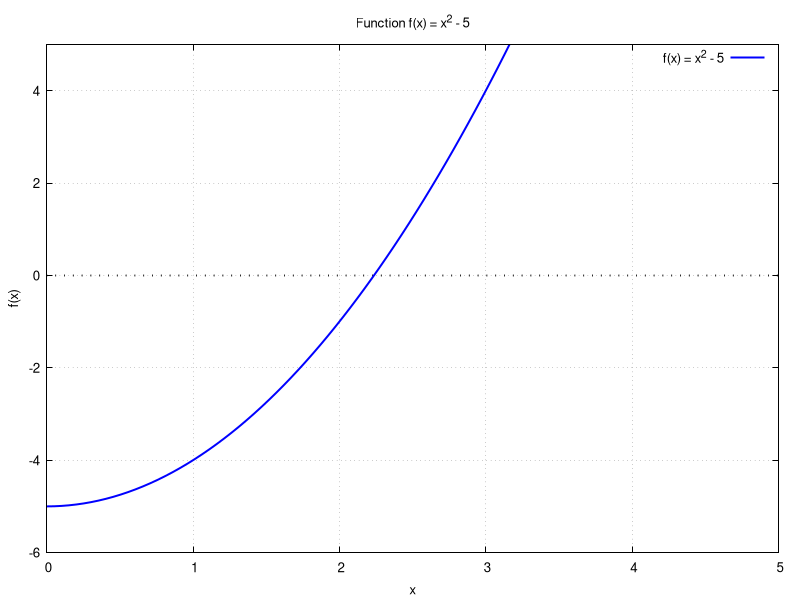

Reproduce this figure in gnuplot.
set terminal pngcairo size 800,600 enhanced font 'Verdana,10'
set output "fig1.png"
set title "Function f(x) = x^2 - 5"
set xlabel "x"
set ylabel "f(x)"
set xrange [0:5]
set yrange [-6:5]
set grid
set xzeroaxis lw 2
f1(x) = x**2 - 5
plot f1(x) lw 2 lc rgb "blue" title "f(x) = x^2 - 5"
